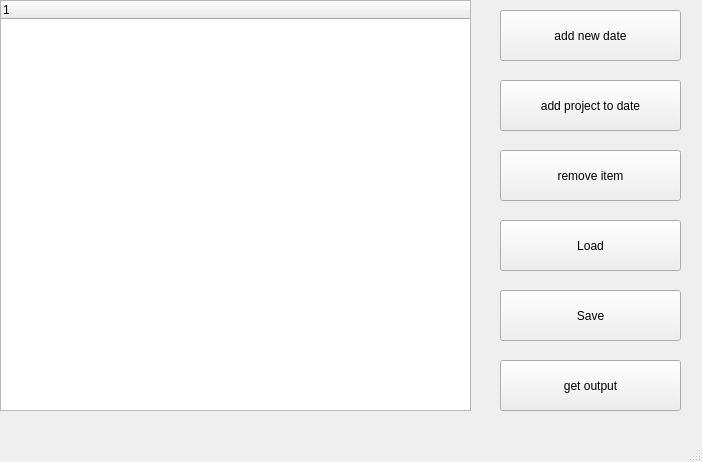
<?xml version="1.0" encoding="UTF-8"?>
<ui version="4.0">
 <class>MainWindow</class>
 <widget class="QMainWindow" name="MainWindow">
  <property name="geometry">
   <rect>
    <x>0</x>
    <y>0</y>
    <width>702</width>
    <height>462</height>
   </rect>
  </property>
  <property name="windowTitle">
   <string>MainWindow</string>
  </property>
  <widget class="QWidget" name="centralwidget">
   <widget class="QTreeWidget" name="weekly_explorer">
    <property name="enabled">
     <bool>true</bool>
    </property>
    <property name="geometry">
     <rect>
      <x>0</x>
      <y>0</y>
      <width>471</width>
      <height>411</height>
     </rect>
    </property>
    <column>
     <property name="text">
      <string/>
     </property>
    </column>
   </widget>
   <widget class="QPushButton" name="loadButton">
    <property name="geometry">
     <rect>
      <x>500</x>
      <y>220</y>
      <width>181</width>
      <height>51</height>
     </rect>
    </property>
    <property name="text">
     <string>Load</string>
    </property>
   </widget>
   <widget class="QPushButton" name="addProjectButton">
    <property name="geometry">
     <rect>
      <x>500</x>
      <y>80</y>
      <width>181</width>
      <height>51</height>
     </rect>
    </property>
    <property name="text">
     <string>add project to date</string>
    </property>
   </widget>
   <widget class="QPushButton" name="newDateButton">
    <property name="geometry">
     <rect>
      <x>500</x>
      <y>10</y>
      <width>181</width>
      <height>51</height>
     </rect>
    </property>
    <property name="text">
     <string>add new date</string>
    </property>
   </widget>
   <widget class="QPushButton" name="saveButton">
    <property name="geometry">
     <rect>
      <x>500</x>
      <y>290</y>
      <width>181</width>
      <height>51</height>
     </rect>
    </property>
    <property name="text">
     <string>Save</string>
    </property>
   </widget>
   <widget class="QPushButton" name="removeItemButton">
    <property name="geometry">
     <rect>
      <x>500</x>
      <y>150</y>
      <width>181</width>
      <height>51</height>
     </rect>
    </property>
    <property name="text">
     <string>remove item</string>
    </property>
   </widget>
   <widget class="QPushButton" name="getOutputButton">
    <property name="geometry">
     <rect>
      <x>500</x>
      <y>360</y>
      <width>181</width>
      <height>51</height>
     </rect>
    </property>
    <property name="text">
     <string>get output</string>
    </property>
   </widget>
  </widget>
  <widget class="QMenuBar" name="menubar">
   <property name="geometry">
    <rect>
     <x>0</x>
     <y>0</y>
     <width>702</width>
     <height>22</height>
    </rect>
   </property>
  </widget>
  <widget class="QStatusBar" name="statusbar"/>
 </widget>
 <resources/>
 <connections/>
</ui>
